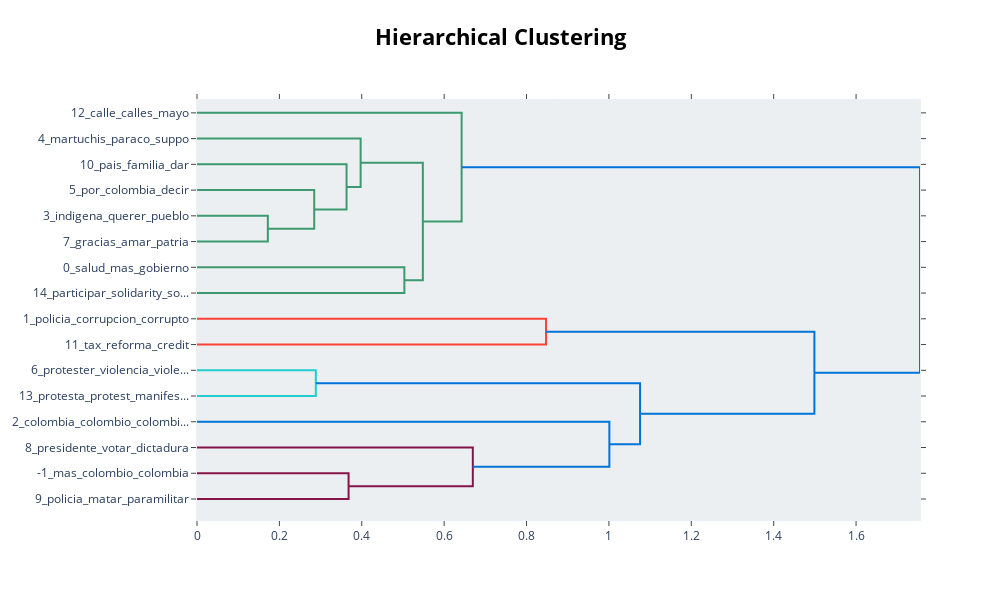

The code cell stored with this chart in its notebook:
### Code cell
reduced_model.visualize_hierarchy()

### Figure 1 — Plotly figure (JSON) as saved in the notebook; plotly's stock layout.template omitted (floating-point values rounded to 4 significant figures)
{"data": [{"hoverinfo": "text", "marker": {"color": "rgb(61,153,112)"}, "mode": "lines", "type": "scatter", "x": [0, 0.172, 0.172, 0], "xaxis": "x", "y": [-45, -45, -55, -55], "yaxis": "y"}, {"hoverinfo": "text", "marker": {"color": "rgb(61,153,112)"}, "mode": "lines", "type": "scatter", "x": [0, 0.2846, 0.2846, 0.172], "xaxis": "x", "y": [-35, -35, -50, -50], "yaxis": "y"}, {"hoverinfo": "text", "marker": {"color": "rgb(61,153,112)"}, "mode": "lines", "type": "scatter", "x": [0, 0.3631, 0.3631, 0.2846], "xaxis": "x", "y": [-25, -25, -42.5, -42.5], "yaxis": "y"}, {"hoverinfo": "text", "marker": {"color": "rgb(61,153,112)"}, "mode": "lines", "type": "scatter", "x": [0, 0.3973, 0.3973, 0.3631], "xaxis": "x", "y": [-15, -15, -33.75, -33.75], "yaxis": "y"}, {"hoverinfo": "text", "marker": {"color": "rgb(61,153,112)"}, "mode": "lines", "type": "scatter", "x": [0, 0.5034, 0.5034, 0], "xaxis": "x", "y": [-65, -65, -75, -75], "yaxis": "y"}, {"hoverinfo": "text", "marker": {"color": "rgb(61,153,112)"}, "mode": "lines", "type": "scatter", "x": [0.3973, 0.5483, 0.5483, 0.5034], "xaxis": "x", "y": [-24.38, -24.38, -70, -70], "yaxis": "y"}, {"hoverinfo": "text", "marker": {"color": "rgb(61,153,112)"}, "mode": "lines", "type": "scatter", "x": [0, 0.6424, 0.6424, 0.5483], "xaxis": "x", "y": [-5, -5, -47.19, -47.19], "yaxis": "y"}, {"hoverinfo": "text", "marker": {"color": "rgb(255,65,54)"}, "mode": "lines", "type": "scatter", "x": [0, 0.8472, 0.8472, 0], "xaxis": "x", "y": [-85, -85, -95, -95], "yaxis": "y"}, {"hoverinfo": "text", "marker": {"color": "rgb(35,205,205)"}, "mode": "lines", "type": "scatter", "x": [0, 0.2885, 0.2885, 0], "xaxis": "x", "y": [-105, -105, -115, -115], "yaxis": "y"}, {"hoverinfo": "text", "marker": {"color": "rgb(133,20,75)"}, "mode": "lines", "type": "scatter", "x": [0, 0.368, 0.368, 0], "xaxis": "x", "y": [-145, -145, -155, -155], "yaxis": "y"}, {"hoverinfo": "text", "marker": {"color": "rgb(133,20,75)"}, "mode": "lines", "type": "scatter", "x": [0, 0.6696, 0.6696, 0.368], "xaxis": "x", "y": [-135, -135, -150, -150], "yaxis": "y"}, {"hoverinfo": "text", "marker": {"color": "rgb(0,116,217)"}, "mode": "lines", "type": "scatter", "x": [0, 1.001, 1.001, 0.6696], "xaxis": "x", "y": [-125, -125, -142.5, -142.5], "yaxis": "y"}, {"hoverinfo": "text", "marker": {"color": "rgb(0,116,217)"}, "mode": "lines", "type": "scatter", "x": [0.2885, 1.076, 1.076, 1.001], "xaxis": "x", "y": [-110, -110, -133.8, -133.8], "yaxis": "y"}, {"hoverinfo": "text", "marker": {"color": "rgb(0,116,217)"}, "mode": "lines", "type": "scatter", "x": [0.8472, 1.499, 1.499, 1.076], "xaxis": "x", "y": [-90, -90, -121.9, -121.9], "yaxis": "y"}, {"hoverinfo": "text", "marker": {"color": "rgb(0,116,217)"}, "mode": "lines", "type": "scatter", "x": [0.6424, 1.755, 1.755, 1.499], "xaxis": "x", "y": [-26.09, -26.09, -105.9, -105.9], "yaxis": "y"}], "layout": {"autosize": false, "height": 600, "hoverlabel": {"bgcolor": "white", "font": {"family": "Rockwell", "size": 16}}, "hovermode": "closest", "plot_bgcolor": "#ECEFF1", "showlegend": false, "title": {"font": {"color": "Black", "size": 22}, "text": "<b>Hierarchical Clustering", "x": 0.5, "xanchor": "center", "y": 0.95, "yanchor": "top"}, "width": 1000, "xaxis": {"mirror": "allticks", "rangemode": "tozero", "showgrid": false, "showline": true, "showticklabels": true, "ticks": "outside", "type": "linear", "zeroline": false}, "yaxis": {"mirror": "allticks", "rangemode": "tozero", "showgrid": false, "showline": true, "showticklabels": true, "tickmode": "array", "ticks": "outside", "ticktext": ["12_calle_calles_mayo", "4_martuchis_paraco_suppo", "10_pais_familia_dar", "5_por_colombia_decir", "3_indigena_querer_pueblo", "7_gracias_amar_patria", "0_salud_mas_gobierno", "14_participar_solidarity_so...", "1_policia_corrupcion_corrupto", "11_tax_reforma_credit", "6_protester_violencia_viole...", "13_protesta_protest_manifes...", "2_colombia_colombio_colombi...", "8_presidente_votar_dictadura", "-1_mas_colombio_colombia", "9_policia_matar_paramilitar"], "tickvals": [-5, -15, -25, -35, -45, -55, -65, -75, -85, -95, -105, -115, -125, -135, -145, -155], "type": "linear", "zeroline": false}}}
